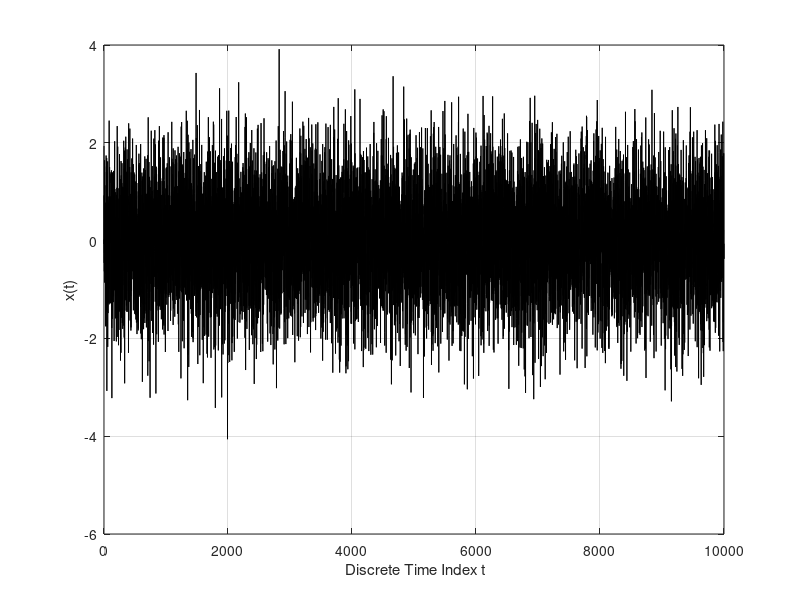
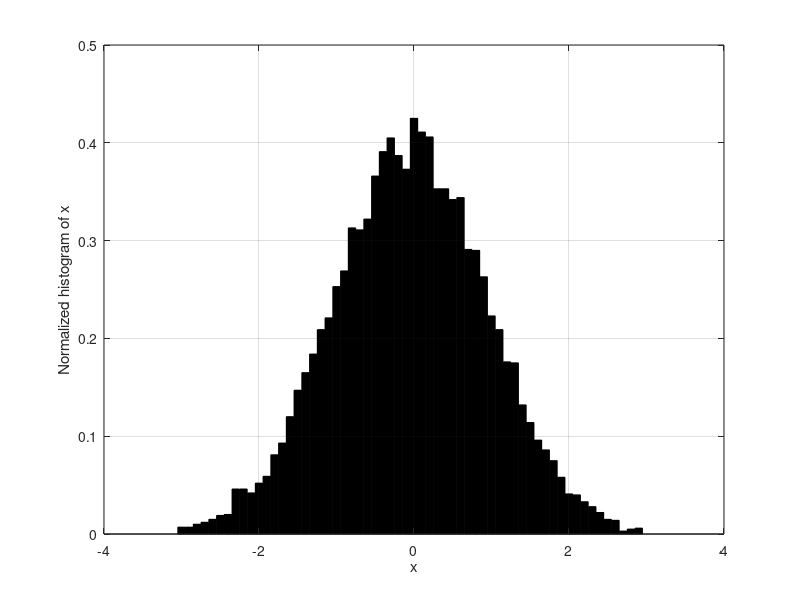

Recreate these plots in MATLAB, in order.
%%% MATLAB CODE 01.01 +++++++++++++++++++++++++++++++++++++++
rng(12345,'v5normal');	% Resets the Random Number
                                                % Generator to ver5. Normal, seed = 12345;
N = 10000; % Total number of signal samples
x = randn(N,1);
% NOTE: M' yields the conjugate transpose of matrix M. 
% If M is real, M' just transposes it
n = linspace(0,(N-1),N)';
figure; plot(n,x,'k'); grid;
xlabel(' Discrete Time Index t');
ylabel('x(t)');
% For the Normalized Histogram
% [N x binwidth]/NormFactor = total_area/F = 1.0 
% -> NormFactor = N x binwidth
binwidth = 0.1;
EDGES = [-3.0:binwidth:3];
NormFactor = N * binwidth ;
figure; bar(EDGES,((histc(x,EDGES))/NormFactor),0.95,'k');grid;
xlabel('x');
ylabel('Normalized histogram of x');
%%% MATLAB CODE 01.01 +++++++++++++++++++++++++++++++++++++++